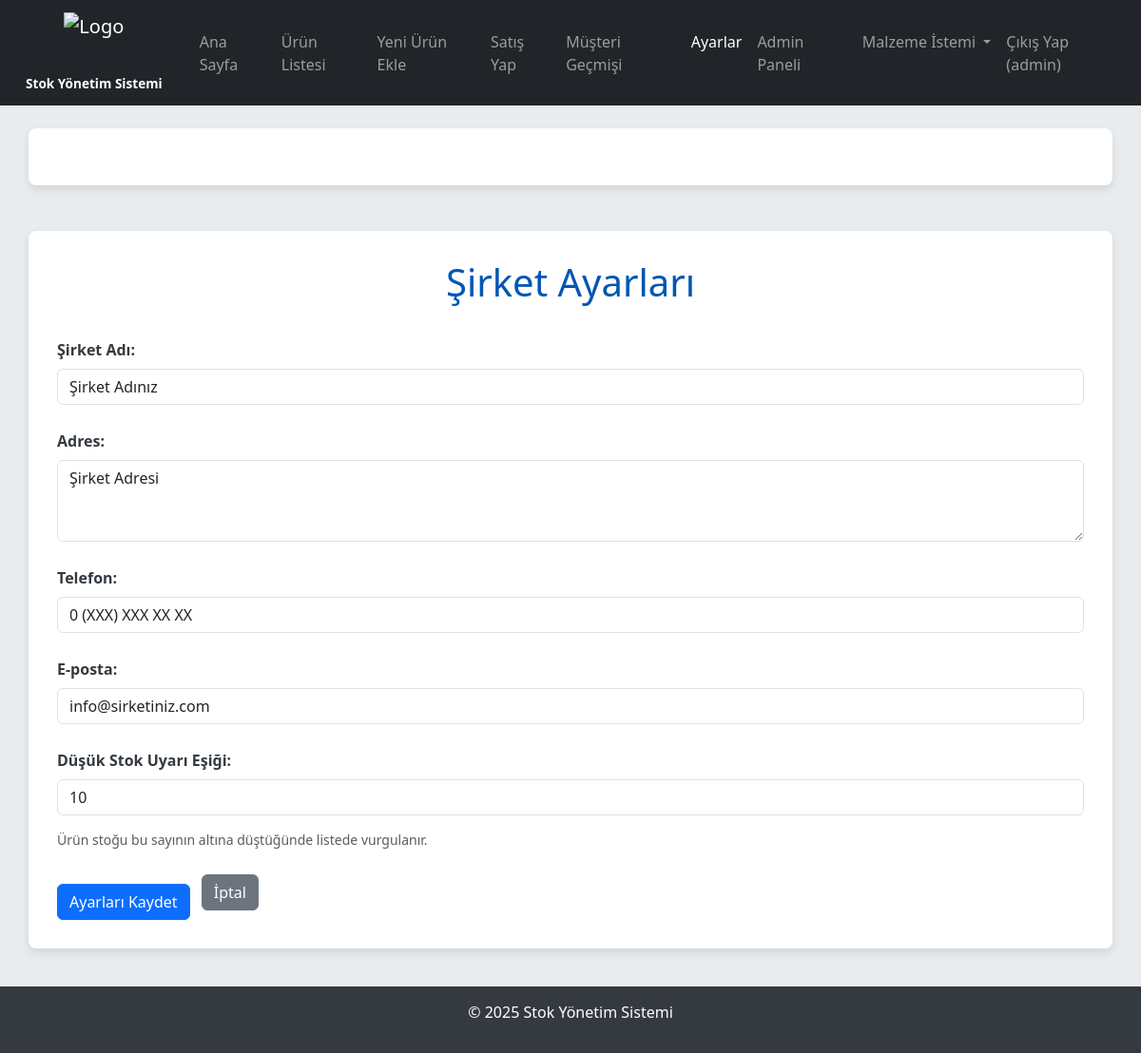
/ayarlar (signed in), run on the app's committed database.
### tables this page shows
CREATE TABLE ayarlar (
            id INTEGER PRIMARY KEY AUTOINCREMENT,
            sirket_adi TEXT,
            adres TEXT,
            telefon TEXT,
            eposta TEXT,
            düsuk_stok_esigi INTEGER DEFAULT 10
        );

### app.py (the view, shortened to what this page needs)
@app.route('/ayarlar', methods=('GET', 'POST'))
@login_required
@role_required('admin')
def ayarlar():
    conn = get_db_connection()
    sirket_bilgileri = conn.execute('SELECT * FROM ayarlar WHERE id = 1').fetchone()
    kategoriler = conn.execute('SELECT DISTINCT kategori FROM urunler ORDER BY kategori').fetchall()
    conn.close()
    return render_template('ayarlar.html', sirket_bilgileri=sirket_bilgileri, kategoriler=kategoriler)

### app.py (called while the page is built)
def get_db_connection():
    conn = sqlite3.connect('stok.db')
    conn.row_factory = sqlite3.Row
    return conn

def login_required(f):
    @wraps(f)
    def decorated_function(*args, **kwargs):
        if 'kullanici_id' not in session:
            flash('Bu sayfaya erişmek için giriş yapmalısınız.', 'danger')
            return redirect(url_for('giris'))
        return f(*args, **kwargs)
    return decorated_function

def role_required(required_role):
    def decorator(f):
        @wraps(f)
        def decorated_function(*args, **kwargs):
            if 'kullanici_id' not in session:
                flash('Bu sayfaya erişmek için giriş yapmalısınız.', 'danger')
                return redirect(url_for('giris'))
            conn = get_db_connection()
            user = conn.execute('SELECT rol FROM kullanicilar WHERE id = ?', (session['kullanici_id'],)).fetchone()
            conn.close()
            if user and user['rol'] == required_role:
                return f(*args, **kwargs)
            else:
                flash(f'Bu sayfaya erişim yetkiniz yok. Gerekli rol: {required_role}', 'danger')
                return redirect(url_for('anasayfa'))
        return decorated_function
    return decorator

### templates/ayarlar.html (shortened to what this page needs)
<!DOCTYPE html>
<html lang="tr">
<head>
    <link href="https://cdn.jsdelivr.net/npm/bootstrap@5.3.3/dist/css/bootstrap.min.css" rel="stylesheet">
    <link rel="stylesheet" href="https://cdnjs.cloudflare.com/ajax/libs/font-awesome/6.0.0-beta3/css/all.min.css" />
</head>
<body>
    <nav class="navbar navbar-expand-lg navbar-dark bg-dark mb-4">
        <div class="container-fluid">
            <a class="navbar-brand" href="{{ url_for('anasayfa') }}">
                <img src="{{ url_for('static', filename='images/logo.png') }}" alt="Logo" class="logo-img">
                <span class="app-title-text">Stok Yönetim Sistemi</span>
            </a>
            <div class="collapse navbar-collapse" id="navbarNav">
                <ul class="navbar-nav ms-auto">
                    <li class="nav-item">
                        <a class="nav-link" href="{{ url_for('anasayfa') }}">Ana Sayfa</a>
                    </li>
                    {% if session.get('rol') == 'admin' %}
                    <li class="nav-item">
                        <a class="nav-link" href="{{ url_for('urun_listesi') }}">Ürün Listesi</a>
                    </li>
                    {% endif %}
                    <li class="nav-item">
                        <a class="nav-link" href="{{ url_for('yeni_urun') }}">Yeni Ürün Ekle</a>
                    </li>
                    <li class="nav-item">
                        <a class="nav-link" href="{{ url_for('satis_yap') }}">Satış Yap</a>
                    </li>
                    <li class="nav-item">
                        <a class="nav-link" href="{{ url_for('musteri_gecmisi') }}">Müşteri Geçmişi</a>
                    </li>
                    <li class="nav-item">
                        <a class="nav-link active" aria-current="page" href="{{ url_for('ayarlar') }}">Ayarlar</a>
                    </li>
                    {% if session.get('rol') == 'admin' %}
                    <li class="nav-item">
                        <a class="nav-link" href="{{ url_for('admin_panel_kullanicilar') }}">Admin Paneli</a>
                    </li>
                    {% endif %}
                    {% if session.get('kullanici_id') %}
                    <li class="nav-item dropdown">
                        <a class="nav-link dropdown-toggle" href="#" id="navbarDropdownMalzemeIstemi" role="button" data-bs-toggle="dropdown" aria-expanded="false">
                            Malzeme İstemi
                        </a>
                    </li>
                    {% endif %}
                    {% if session.get('kullanici_id') %}
                    <li class="nav-item">
                        <a class="nav-link" href="{{ url_for('cikis') }}">Çıkış Yap ({{ session.get('kullanici_adi') }})</a>
                    </li>
                    {% endif %}
                </ul>
            </div>
        </div>
    </nav>
    <div class="container mt-3">
    </div>
    <div class="container mt-5">
        <h1>Şirket Ayarları</h1>
        <form method="POST">
            <div class="mb-3">
                <label for="sirket_adi" class="form-label">Şirket Adı:</label>
                <input type="text" id="sirket_adi" name="sirket_adi" class="form-control" value="{{ sirket_bilgileri['sirket_adi'] if sirket_bilgileri else '' }}">
            </div>
            <div class="mb-3">
                <label for="adres" class="form-label">Adres:</label>
                <textarea id="adres" name="adres" class="form-control" rows="3">{{ sirket_bilgileri['adres'] if sirket_bilgileri else '' }}</textarea>
            </div>
            <div class="mb-3">
                <label for="telefon" class="form-label">Telefon:</label>
                <input type="text" id="telefon" name="telefon" class="form-control" value="{{ sirket_bilgileri['telefon'] if sirket_bilgileri else '' }}">
            </div>
            <div class="mb-3">
                <label for="eposta" class="form-label">E-posta:</label>
                <input type="email" id="eposta" name="eposta" class="form-control" value="{{ sirket_bilgileri['eposta'] if sirket_bilgileri else '' }}">
            </div>
            <div class="mb-3">
                <label for="düsuk_stok_esigi" class="form-label">Düşük Stok Uyarı Eşiği:</label>
                <input type="number" id="düsuk_stok_esigi" name="düsuk_stok_esigi" class="form-control"
                       value="{{ sirket_bilgileri['düsuk_stok_esigi'] if sirket_bilgileri and sirket_bilgileri['düsuk_stok_esigi'] is not none else 10 }}"
                       min="0" required>
                <div class="form-text">Ürün stoğu bu sayının altına düştüğünde listede vurgulanır.</div>
            </div>
            <button type="submit" class="btn btn-primary">Ayarları Kaydet</button>
            <a href="{{ url_for('anasayfa') }}" class="btn btn-secondary ms-2">İptal</a>
        </form>
    </div>
    <footer>
        <p>&copy; {{ now().year }} Stok Yönetim Sistemi</p>
    </footer>
</body>
</html>

### templates/ayarlar.html (style rules this page uses)
body { font-family: 'Segoe UI', Tahoma, Geneva, Verdana, sans-serif; background-color: #e9ecef; color: #343a40; }
.navbar-brand { display: flex; flex-direction: column; align-items: center; text-align: center; padding: 5px 15px; }
.navbar-brand .logo-img { height: 60px; width: auto; margin-bottom: 5px; }
.navbar-brand .app-title-text { font-size: 0.85rem; font-weight: bold; color: white; white-space: nowrap; }
.container { background-color: #ffffff; border-radius: 8px; box-shadow: 0 4px 8px rgba(0, 0, 0, 0.1); padding: 30px; }
h1 { color: #0056b3; margin-bottom: 25px; text-align: center; }
.form-label { font-weight: bold; margin-top: 10px; }
.form-control, .form-select { margin-bottom: 15px; }
.btn-primary, .btn-success { margin-top: 20px; }
footer { margin-top: 40px; padding: 15px; background-color: #343a40; color: white; text-align: center; width: 100%; }

### data on the page
ayarlar: sirket_adi "Şirket Adınız", adres "Şirket Adresi", telefon "0 (XXX) XXX XX XX", eposta "info@sirketiniz.com", düsuk_stok_esigi "10"

### other printed values
{{ session.get('kullanici_adi') }} "admin"
